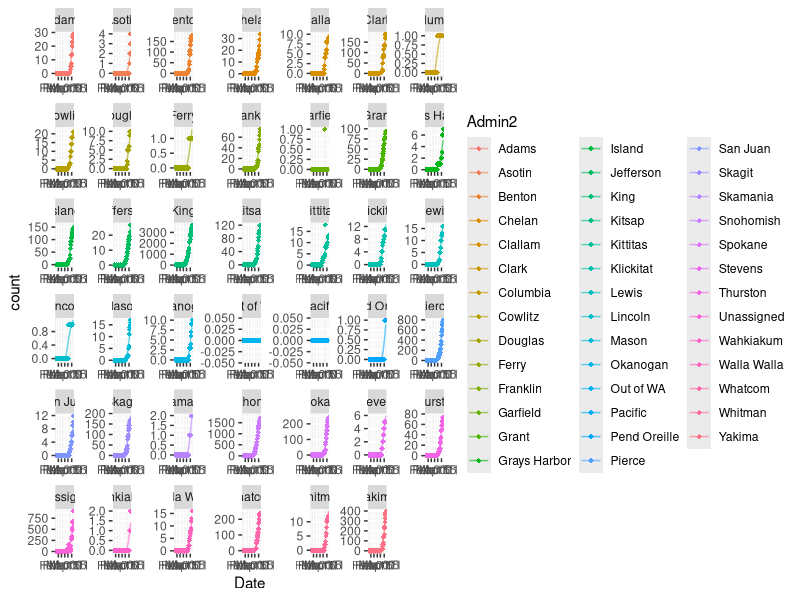

Write R code to recreate this figure. (Note: this script raises an error after producing the figure.)
library(tidyverse)
library(lubridate)
library(forcats)
# read US Cases into Rstudio ----------------------------------------------

covid_cases_us <- read.csv(here::here("data","covid_US_cases_raw.csv"),stringsAsFactors = F)

# tidy up the data for graphing
recent_date <- colnames(covid_cases_us)[length(covid_cases_us)]
head(covid_cases_us)

str(covid_cases_us)

UID_dates<- covid_cases_us %>% select(UID,X1.22.20:recent_date) %>% gather(key = Date, value= count,-UID)

UID_info<- covid_cases_us %>% select(-c(X1.22.20:recent_date))

covid_US_cases_tidy<- left_join(UID_info,UID_dates,by="UID")

covid_US_cases_tidy<-covid_US_cases_tidy %>% mutate(Date=gsub("X","",Date))
str(covid_US_cases_tidy)

cols<- names(covid_US_cases_tidy[c(1:8,11)])

#Use lapply() to coerce and replace the chosen columns:
covid_US_cases_tidy[cols] <- lapply(covid_US_cases_tidy[cols], factor)  ## as.factor() could also be used
covid_US_cases_tidy$Date<- mdy(covid_US_cases_tidy$Date)
str(covid_US_cases_tidy)
#write.csv(covid_US_cases_tidy,file='./data/covid_US_cases_tidy.csv')



#covid_US_cases_tidy<- read.csv(file='./data/covid_US_cases_tidy.csv')

# list of counties in Washington

covid_US_cases_tidy %>% filter(Province_State=="Washington") %>% group_by(Admin2) %>%
  summarise(m=max(count)) %>% arrange(desc(m))

# total cumulative cases in Washington state, King and Spkane county

covid_US_cases_tidy %>% filter(Province_State=="Washington"#,
                               #Admin2=="King"|
                                # Admin2=="Spokane"|
                                 #Admin2=="Snohomish",count>01
                               ) %>%
  group_by(Admin2) %>%
  arrange(desc(Date)) %>% select(-c(iso2:FIPS,Country_Region)) %>% group_by(Date)%>%
  ggplot(aes(Date,count,color=Admin2))+geom_point(shape=18)+
  geom_line(stat='smooth',se=F,alpha=.6)+
  facet_wrap(~Admin2,scales='free')

new.cases <- c("Adams",'Benton','Grant', 'Clark', 'Franklin','Skagit','Spokane','Thurston','Walla Walla','Yakima',"King")

covid_US_cases_tidy %>% filter(Date>today()-21,Province_State=='Washington') %>%
  #filter(Admin2 == "King" |Admin2 %in% new.cases) %>%
  group_by(Admin2) %>%
  arrange(-desc(Date)) %>% select(-c(iso2:FIPS,Country_Region)) %>%
  mutate(count_lag=lag(count,1),new_cases=count-count_lag) %>% group_by(Date) %>%
  arrange(desc(Date),desc(new_cases)) %>%
  mutate(sort.Admin2=factor(Admin2))-> wa.new.cases#

wa.new.cases %>%


  wa.new.cases[,c(3,12)] <- lapply(wa.new.cases[,c(3,12)],function(x) factor(x))
lapply(wa.new.cases[,c('Admin2','sort.Admin2')], levels)
wa.new.cases[,12] <- factor(wa.new.cases$Admin2,levels = wa.new.cases$Admin2[1:41], ordered = T)

wa.new.cases %>%
  ggplot(aes(Date,new_cases))+
  geom_point(shape=18)+geom_line(alpha=.2)+geom_smooth(se=F)+
  facet_wrap(~sort.Admin2,scales = 'fixed')

# all us state and then some
drop_ship <- c("Diamond Princess","Grand Princess")
drop_state <- c("New Jersey","New York","Massachusetts","California",)
protest_states <- c("Minnesota","Texas","Colorado","Michigan","Illinois",
                    "Wisconsin","Ohio","Mississippi","North Carolina","Alabama","Arizona")

covid_US_cases_tidy %>%
  select(-c(iso2:FIPS,
            Admin2,
            Country_Region)) %>%
  group_by(Province_State,
           #Admin2,
           Date) %>%
  summarise(count = sum(count, na.rm = T)) %>%
  filter(Date > "2020-04-20", !Province_State %in% drop_ship) %>%
  #filter(!Province_State %in% drop_state) %>%
  #filter(Province_State %in% protest_states) %>%
  mutate(new_cases = count - lag(count)) %>%
  group_by(Date, Province_State) %>% arrange(desc(Date), desc(new_cases)) %>%
  mutate(sort_state = factor(Province_State))  -> tmp

  tmp[,c(1,5)] <- lapply(tmp[,c(1,5)],function(x) factor(x))
  lapply(tmp[,c('Province_State','sort_state')], levels)
  tmp[,5] <- factor(tmp$Province_State,levels = tmp$Province_State[1:56], ordered = T)

    tmp %>%
    ggplot(aes(x=Date,new_cases))+ geom_point(size=.2)+
  geom_line()+
  facet_wrap(~sort_state,scales = 'free')+
  ggtitle("new cases in the States since 4/21\nBlue simple linear regression, pink with , loess")+
  geom_smooth(method='lm',color='blue',se=F)+
geom_smooth(color='pink',size=.6)

